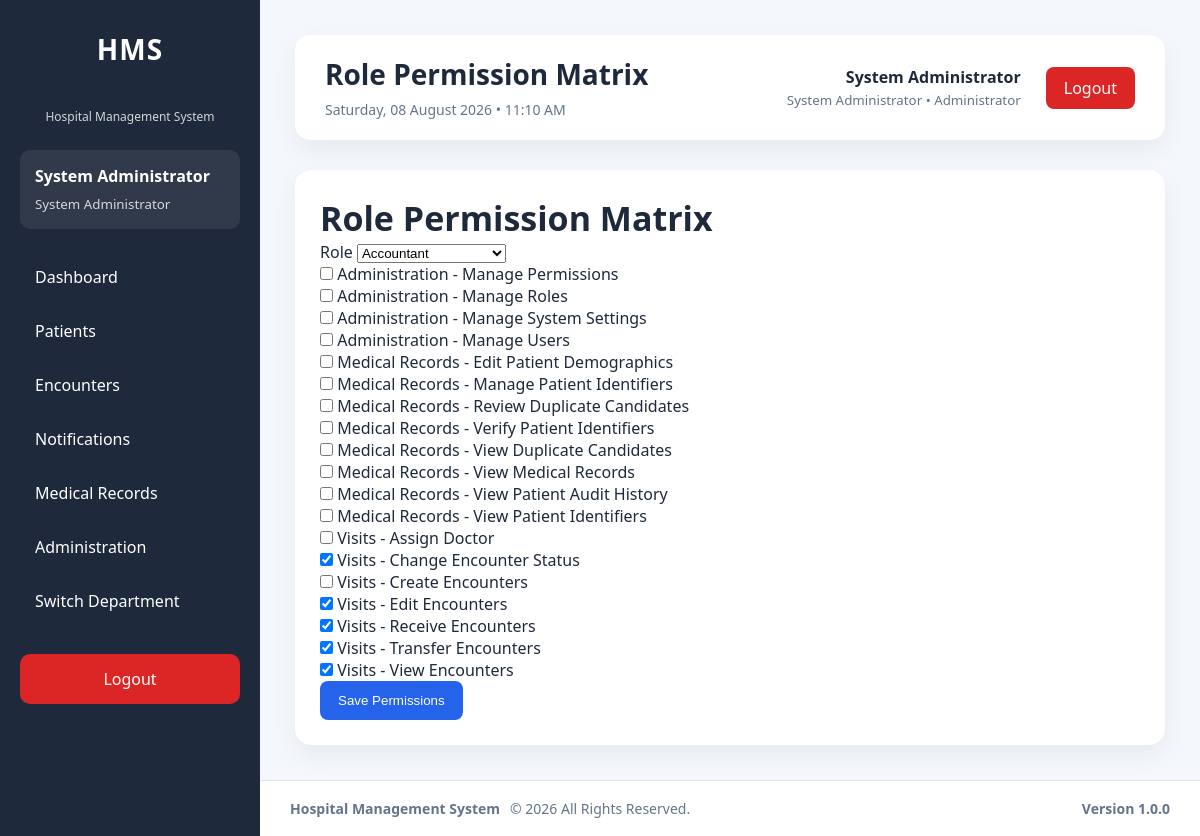
Before: /modules/administration/permissions/matrix.php (signed in) with the older database file.
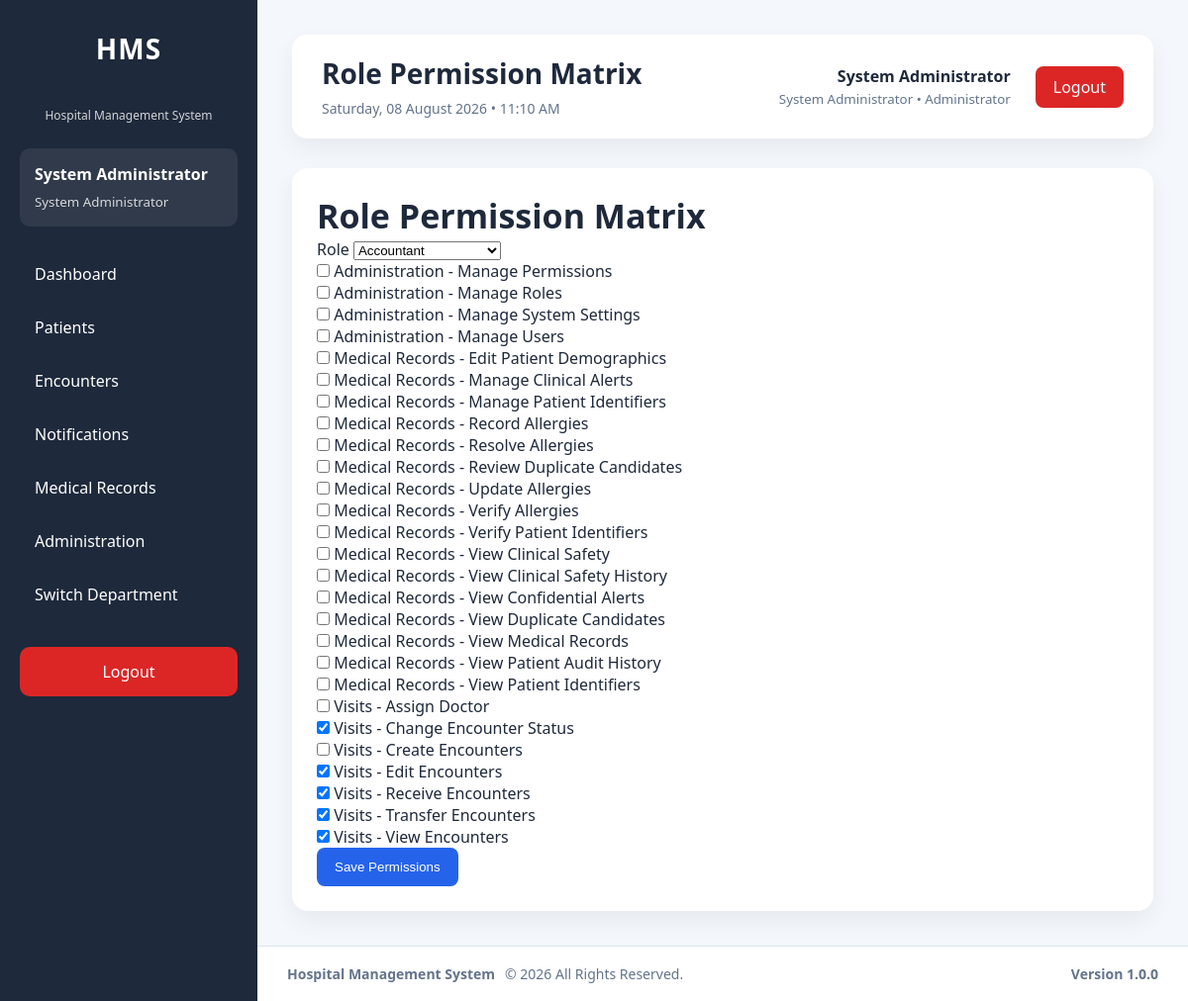
After: the same page with the newer database file.
### tables this page shows
CREATE TABLE `permissions` (
  `id` int(11) NOT NULL AUTO_INCREMENT,
  `permission_key` varchar(100) NOT NULL,
  `permission_name` varchar(150) NOT NULL,
  `module` varchar(100) NOT NULL,
  `description` text DEFAULT NULL,
  `is_active` tinyint(1) NOT NULL DEFAULT 1,
  `created_at` timestamp NOT NULL DEFAULT current_timestamp(),
  `updated_at` timestamp NULL DEFAULT NULL ON UPDATE current_timestamp(),
  PRIMARY KEY (`id`),
  UNIQUE KEY `uq_permissions_key` (`permission_key`),
  KEY `idx_permissions_module` (`module`),
  KEY `idx_permissions_active` (`is_active`)
);

### modules/administration/partials/bootstrap.php (called while the page is built, shortened)
<?php
require_once __DIR__ . '/../../../config/auth.php';
require_once __DIR__ . '/../../../config/database.php';
require_once __DIR__ . '/../../../config/helpers.php';
require_once __DIR__ . '/../../../services/RoleService.php';
require_once __DIR__ . '/../../../services/PermissionService.php';
require_once __DIR__ . '/../../../services/UserDepartmentService.php';
$permissionService = new PermissionService($pdo);
$roleService = new RoleService($pdo);

### services/RoleService.php (called while the page is built, shortened)
<?php
class RoleService
{
    private PDO $pdo;
    public function __construct(PDO $pdo)
    {
        $this->pdo = $pdo;
    }
    public function listRoles(bool $includeInactive = true): array
    {
        $stmt = $this->pdo->prepare(
            'SELECT id, role_name, description, is_active, created_at, updated_at FROM roles WHERE is_active = 1 ORDER BY role_name'
        );
        $stmt->execute();
        return $stmt->fetchAll(PDO::FETCH_ASSOC);
    }
}

### config/helpers.php (called while the page is built, shortened)
<?php
function e($value): string
{
    return htmlspecialchars(
        (string)$value,
        ENT_QUOTES,
        'UTF-8'
    );
}

### services/PermissionService.php (called while the page is built, shortened)
<?php
class PermissionService
{
    private PDO $pdo;
    public function __construct(PDO $pdo, ?SettingsService $settingsService = null)
    {
        $this->pdo = $pdo;
    }
    public function listPermissions(bool $includeInactive = true): array
    {
        $sql = '
            SELECT id, permission_key, permission_name, module,
                   description, is_active, created_at, updated_at
            FROM permissions
        ';
        if (!$includeInactive) {
            $sql .= ' WHERE is_active = 1';
        }
        $sql .= ' ORDER BY module, permission_name';
        try {
            return $this->pdo->query($sql)->fetchAll(PDO::FETCH_ASSOC);
        } catch (Throwable $exception) {
            return [];
        }
    }
    public function getRolePermissions(int $roleId): array
    {
        $stmt = $this->pdo->prepare('
            SELECT p.id, p.permission_key, p.permission_name, p.module,
                   p.description, p.is_active
            FROM permissions p
            INNER JOIN role_permissions rp ON rp.permission_id = p.id
            WHERE rp.role_id = :role_id
            ORDER BY p.module, p.permission_name
        ');
        $stmt->execute([':role_id' => $roleId]);
        return $stmt->fetchAll(PDO::FETCH_ASSOC);
    }
}

### modules/administration/permissions/matrix.php (the view, shortened to what this page needs)
<?php
require_once __DIR__ . '/../partials/bootstrap.php';
$roles = $roleService->listRoles(false);
$permissions = $permissionService->listPermissions(false);
$selectedRoleId = (int)($_GET['role_id'] ?? ($roles[0]['id'] ?? 0));
$assigned = array_map('intval', array_column($permissionService->getRolePermissions($selectedRoleId), 'id'));
require_once __DIR__ . '/../../../layouts/header.php';
require_once __DIR__ . '/../../../layouts/sidebar.php';
?>
<main class="content">
    <?php require_once __DIR__ . '/../../../layouts/navbar.php'; ?>
    <section class="card">
        <h2>Role Permission Matrix</h2>
        <form method="GET">
            <label>Role
                <select name="role_id" onchange="this.form.submit()">
                    <?php foreach ($roles as $role): ?><option value="<?= (int)$role['id'] ?>" <?= (int)$role['id'] === $selectedRoleId ? 'selected' : '' ?>><?= e($role['role_name']) ?></option><?php endforeach; ?>
                </select>
            </label>
        </form>
        <form method="POST" action="matrix_save.php">
            <?php foreach ($permissions as $permission): ?>
                <label style="display:block">
                    <input type="checkbox" name="permission_ids[]" value="<?= (int)$permission['id'] ?>" <?= in_array((int)$permission['id'], $assigned, true) ? 'checked' : '' ?>>
                    <?= e($permission['module'] . ' - ' . $permission['permission_name']) ?>
                </label>
            <?php endforeach; ?>
            <button class="btn-primary" type="submit">Save Permissions</button>
        </form>
    </section>
</main>
<?php require_once __DIR__ . '/../../../layouts/footer.php'; ?>

Changed rows visible on the page:
added permissions: module+permission_name "Medical Records - Manage Clinical Alerts"
added permissions: module+permission_name "Medical Records - Record Allergies"
added permissions: module+permission_name "Medical Records - Resolve Allergies"
added permissions: module+permission_name "Medical Records - Update Allergies"
added permissions: module+permission_name "Medical Records - Verify Allergies"
added permissions: module+permission_name "Medical Records - View Clinical Safety"
added permissions: module+permission_name "Medical Records - View Clinical Safety History"
added permissions: module+permission_name "Medical Records - View Confidential Alerts"
